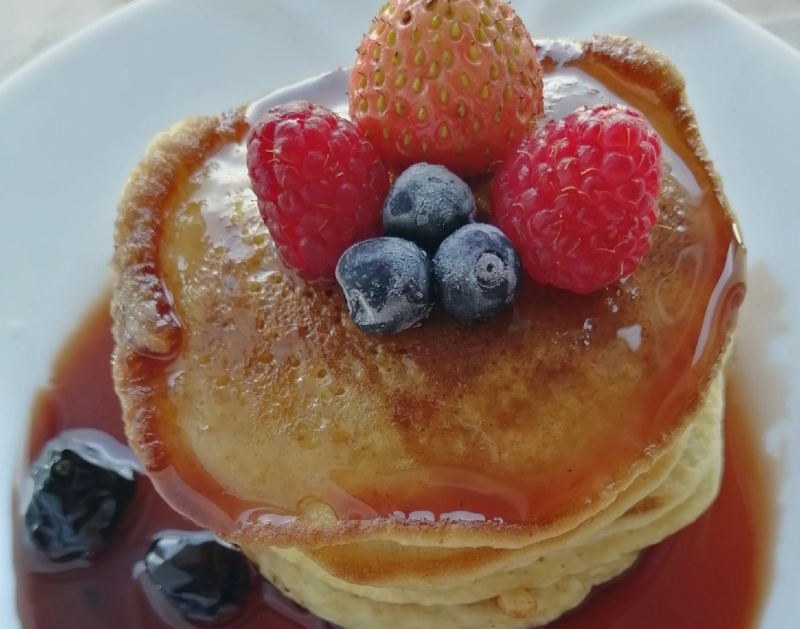
#> input picture KapanovaSM/1_ImageProcessing/images/image.jpg, 1600 x 1257 px (shown at 1/2 size)
$ python main.py --input images/image.jpg --output out.png --filter resize
#> lines starting #> are read from the running program, lines starting #| are printed output that depends on the picture
#> in read_image, image is the input picture: shape (1257, 1600, 3); mean B, G, R 97.7, 110.1, 140.4
### KapanovaSM/1_ImageProcessing/filters/resize.py
# Изменение разрешения

import numpy as np
from .base import ImageFilter


class Resize(ImageFilter):

    def __init__(self, scale=0.5):
        if scale <= 0:
            raise ValueError('scale должен быть > 0')
        self.scale = scale

    def apply_filter(self, image):           # Метод ближайшего соседа через linspace
        h, w = image.shape[:2]               # размеры исходной картинки.
#> h = 1257; w = 1600

        # Считаем новые размеры, умножая старые на scale, и не даём им стать нулём
        new_h = max(int(h * self.scale), 1)  # self.scale — параметр кот .пользователь передал
#> new_h = 628
        new_w = max(int(w * self.scale), 1)  # if scale мал то int=0. max(0, 1) = 1 гарантируем хоть 1 пиксель
#> new_w = 800


        # linspace + округление вниз
        # Создаём список номеров строк и столбцов, равномерно распределённых по всей картинке, и округляем их вниз до целых
        # linspace(0, h - 1, new_h) делает new_h равномерно распр чисел от 0 до h-1 (вкл концы)
        # .astype(int) превращает массив из дробных чисел в целые тк numpy требует int для индексации, а floor возвращает float

        row_idx = np.floor(np.linspace(0, h - 1, new_h)).astype(int)  # список номеров строк, которые надо взять из исходной картинки
#> row_idx = 628 values from 0 to 1256
        col_idx = np.floor(np.linspace(0, w - 1, new_w)).astype(int)
#> col_idx = 800 values from 0 to 1599

        return image[row_idx][:, col_idx] # Берём из исх. картинки только пиксели по этим номерам строк и столбцов — получаем уменьшенную картинку.
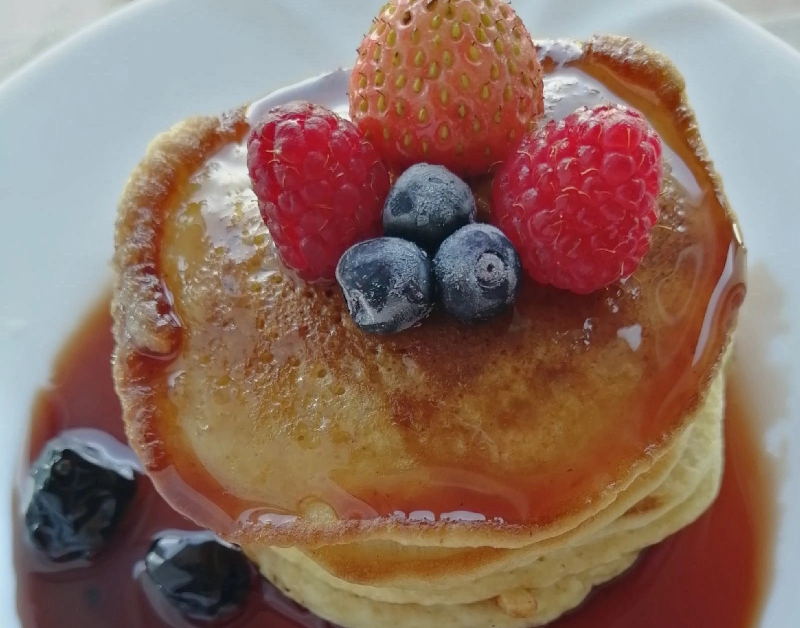
#> returned value: shape (628, 800, 3); mean of channels 0, 1, 2 97.8, 110.1, 140.5; drawn as B, G, R

### KapanovaSM/1_ImageProcessing/filters/base.py
# Абстрактный базовый класс ImageFilter

from abc import ABC, abstractmethod


class ImageFilter(ABC):
    # Базовый класс для всех фильтров

    @staticmethod
    def get_filter(filter_type: str, **kwargs) -> "ImageFilter":
        # создаёт нужный фильтр по имени
        from .resize import Resize
        from .grayscale import ToGray
        from .antique import Antique
        from .fade import FadeColor
        from .film import Film
        from .matte import Matte
        from .aged import Aged
        from .neon import Neon

        registry = {
            "resize": Resize,
            "gray": ToGray,
            "antique": Antique,
            "fade": FadeColor,
            "film": Film,
            "matte": Matte,
            "aged": Aged,
            "neon": Neon,
        }
        key = filter_type.lower()
        if key not in registry:
            raise ValueError(
                f"Неизвестный фильтр '{filter_type}'. "
                f"Доступные: {', '.join(registry.keys())}"
            )
        return registry[key](**kwargs)

    # [4 lines left out: function apply_filter, not called in this run]

### KapanovaSM/1_ImageProcessing/main.py
# Скрипт запуска фильтров обработки изображений

import argparse
import os
import sys
import cv2

from filters.base import ImageFilter


def cli_argument_parser():
    # Разбор аргументов командной строки
    parser = argparse.ArgumentParser(
        description='Обработка изображений с использованием OpenCV и numpy.'
    )

    parser.add_argument('-i', '--input', required=True,
                        help='Путь к входному изображению')
    parser.add_argument('-o', '--output', required=True,
                        help='Путь для сохранения результата')
    parser.add_argument('-f', '--filter', required=True,
                        choices=['resize', 'gray', 'antique', 'fade',
                                 'film', 'matte', 'aged', 'neon'],
                        help='Тип фильтра')

    parser.add_argument('--scale', type=float, default=0.5,
                        help='Масштаб для resize (>0)')
    parser.add_argument('--vignette', type=float, default=0.4,
                        help='Сила виньетки в antique (>= 0)')
    parser.add_argument('--antique_noise', type=float, default=6.0,
                        help='Уровень зерна в antique (>= 0)')
    parser.add_argument('--strength', type=float, default=0.5,
                        help='Сила выцветания для fade (0..1)')
    parser.add_argument('--film_strength', type=float, default=0.7,
                        help='Сила эффекта плёнки (0..1)')
    parser.add_argument('--film_noise', type=float, default=8.0,
                        help='Уровень зерна для film')
    parser.add_argument('--size', type=float, default=0.9,
                        help='Размер маски matte (0..1)')
    parser.add_argument('--softness', type=float, default=0.15,
                        help='Мягкость края matte (>= 0)')
    parser.add_argument('--texture', type=str, default=None,
                        help='Путь к PNG-текстуре (обязателен для aged)')
    parser.add_argument('--noise_level', type=float, default=10.0,
                        help='Уровень шума для aged')
    parser.add_argument('--neon_gain', type=float, default=40.0)
    parser.add_argument('--neon_brightness', type=float, default=0.8)
    parser.add_argument('--neon_brightness_width', type=float, default=10.0)
    parser.add_argument('--neon_color', type=str, default='255,10,149',
                    help='Цвет неона B,G,R через запятую (без пробелов)')
    parser.add_argument('--neon_edge_thickness', type=int, default=1,
                    help='Толщина контура в пикселях (>=0). 1 — как в оригинале')

    return parser.parse_args()


def read_image(path):
    if not os.path.exists(path):
        raise FileNotFoundError(f'Файл не найден: {path}')
    image = cv2.imread(path)
    if image is None:
        raise ValueError(f'Не удалось прочитать изображение: {path}')
    return image


def main():
    args = cli_argument_parser()

    try:
        image = read_image(args.input)
    except (FileNotFoundError, ValueError) as e:
        print(f'[ERROR] {e}')
        sys.exit(1)

    params = {}
    if args.filter == 'resize':
        params['scale'] = args.scale
    elif args.filter == 'antique':
        params['vignette_strength'] = args.vignette
        params['noise'] = args.antique_noise
    elif args.filter == 'fade':
        params['strength'] = args.strength
    elif args.filter == 'film':
        params['strength'] = args.film_strength
        params['noise_sigma'] = args.film_noise
    elif args.filter == 'matte':
        params['size'] = args.size
        params['softness'] = args.softness
    elif args.filter == 'aged':
        if args.texture is None:
            print('[ERROR] Для aged параметр --texture обязателен')
            sys.exit(1)
        params['texture_path'] = args.texture
        params['noise_level'] = args.noise_level
        params['scratch_intensity'] = args.scratch_intensity
    elif args.filter == 'neon':
        params['neon_gain'] = args.neon_gain
        params['neon_brightness'] = args.neon_brightness
        params['neon_brightness_width'] = args.neon_brightness_width
        params['color'] = tuple(int(c) for c in args.neon_color.split(','))
        params['edge_thickness'] = args.neon_edge_thickness
    try:
        flt = ImageFilter.get_filter(args.filter, **params)
        result = flt.apply_filter(image)
    except Exception as e:
        print(f'[ERROR] Ошибка при применении фильтра: {e}')
        sys.exit(1)

    cv2.imwrite(args.output, result)
    print(f'[OK] Сохранено: {args.output}')


if __name__ == '__main__':
    main()
